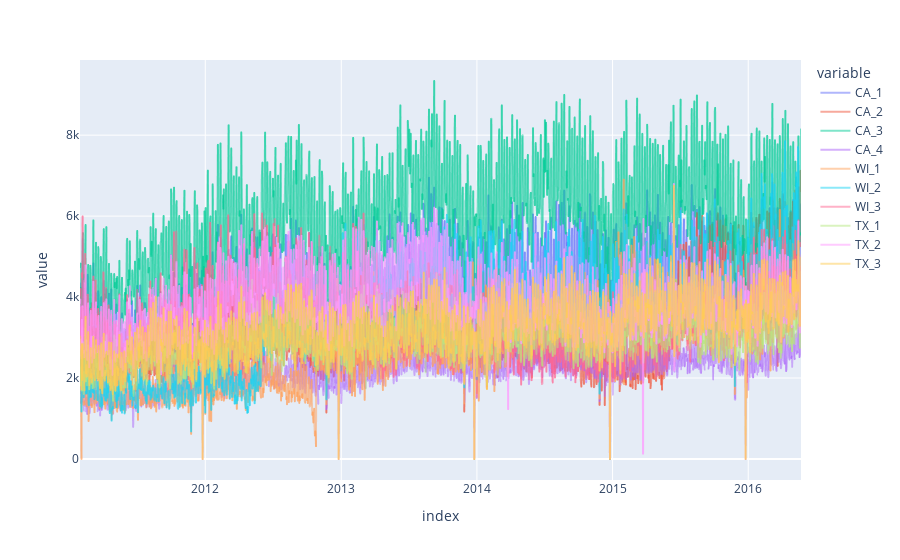

The notebook cell saved with this chart:
### Code cell
fig = px.line(all_store_sales, x=all_store_sales.index, y=all_store_sales.columns[0:])
fig.update_traces(opacity=0.5)
fig.show()

### Figure 1 — Plotly figure (JSON) as saved in the notebook; plotly's stock layout.template omitted (floating-point values rounded to 4 significant figures; data arrays with more than 128 entries replaced by an {"elided": "..."} marker saying what was removed)
{"data": [{"hovertemplate": "variable=CA_1<br>index=%{x}<br>value=%{y}<extra></extra>", "legendgroup": "CA_1", "line": {"color": "#636efa", "dash": "solid"}, "marker": {"symbol": "circle"}, "mode": "lines", "name": "CA_1", "showlegend": true, "x": {"elided": "1941 str values"}, "xaxis": "x", "y": {"elided": "1941 int values"}, "yaxis": "y", "type": "scattergl", "opacity": 0.5}, {"hovertemplate": "variable=CA_2<br>index=%{x}<br>value=%{y}<extra></extra>", "legendgroup": "CA_2", "line": {"color": "#EF553B", "dash": "solid"}, "marker": {"symbol": "circle"}, "mode": "lines", "name": "CA_2", "showlegend": true, "x": {"elided": "1941 str values"}, "xaxis": "x", "y": {"elided": "1941 int values"}, "yaxis": "y", "type": "scattergl", "opacity": 0.5}, {"hovertemplate": "variable=CA_3<br>index=%{x}<br>value=%{y}<extra></extra>", "legendgroup": "CA_3", "line": {"color": "#00cc96", "dash": "solid"}, "marker": {"symbol": "circle"}, "mode": "lines", "name": "CA_3", "showlegend": true, "x": {"elided": "1941 str values"}, "xaxis": "x", "y": {"elided": "1941 int values"}, "yaxis": "y", "type": "scattergl", "opacity": 0.5}, {"hovertemplate": "variable=CA_4<br>index=%{x}<br>value=%{y}<extra></extra>", "legendgroup": "CA_4", "line": {"color": "#ab63fa", "dash": "solid"}, "marker": {"symbol": "circle"}, "mode": "lines", "name": "CA_4", "showlegend": true, "x": {"elided": "1941 str values"}, "xaxis": "x", "y": {"elided": "1941 int values"}, "yaxis": "y", "type": "scattergl", "opacity": 0.5}, {"hovertemplate": "variable=WI_1<br>index=%{x}<br>value=%{y}<extra></extra>", "legendgroup": "WI_1", "line": {"color": "#FFA15A", "dash": "solid"}, "marker": {"symbol": "circle"}, "mode": "lines", "name": "WI_1", "showlegend": true, "x": {"elided": "1941 str values"}, "xaxis": "x", "y": {"elided": "1941 int values"}, "yaxis": "y", "type": "scattergl", "opacity": 0.5}, {"hovertemplate": "variable=WI_2<br>index=%{x}<br>value=%{y}<extra></extra>", "legendgroup": "WI_2", "line": {"color": "#19d3f3", "dash": "solid"}, "marker": {"symbol": "circle"}, "mode": "lines", "name": "WI_2", "showlegend": true, "x": {"elided": "1941 str values"}, "xaxis": "x", "y": {"elided": "1941 int values"}, "yaxis": "y", "type": "scattergl", "opacity": 0.5}, {"hovertemplate": "variable=WI_3<br>index=%{x}<br>value=%{y}<extra></extra>", "legendgroup": "WI_3", "line": {"color": "#FF6692", "dash": "solid"}, "marker": {"symbol": "circle"}, "mode": "lines", "name": "WI_3", "showlegend": true, "x": {"elided": "1941 str values"}, "xaxis": "x", "y": {"elided": "1941 int values"}, "yaxis": "y", "type": "scattergl", "opacity": 0.5}, {"hovertemplate": "variable=TX_1<br>index=%{x}<br>value=%{y}<extra></extra>", "legendgroup": "TX_1", "line": {"color": "#B6E880", "dash": "solid"}, "marker": {"symbol": "circle"}, "mode": "lines", "name": "TX_1", "showlegend": true, "x": {"elided": "1941 str values"}, "xaxis": "x", "y": {"elided": "1941 int values"}, "yaxis": "y", "type": "scattergl", "opacity": 0.5}, {"hovertemplate": "variable=TX_2<br>index=%{x}<br>value=%{y}<extra></extra>", "legendgroup": "TX_2", "line": {"color": "#FF97FF", "dash": "solid"}, "marker": {"symbol": "circle"}, "mode": "lines", "name": "TX_2", "showlegend": true, "x": {"elided": "1941 str values"}, "xaxis": "x", "y": {"elided": "1941 int values"}, "yaxis": "y", "type": "scattergl", "opacity": 0.5}, {"hovertemplate": "variable=TX_3<br>index=%{x}<br>value=%{y}<extra></extra>", "legendgroup": "TX_3", "line": {"color": "#FECB52", "dash": "solid"}, "marker": {"symbol": "circle"}, "mode": "lines", "name": "TX_3", "showlegend": true, "x": {"elided": "1941 str values"}, "xaxis": "x", "y": {"elided": "1941 int values"}, "yaxis": "y", "type": "scattergl", "opacity": 0.5}], "layout": {"xaxis": {"anchor": "y", "domain": [0.0, 1.0], "title": {"text": "index"}}, "yaxis": {"anchor": "x", "domain": [0.0, 1.0], "title": {"text": "value"}}, "legend": {"title": {"text": "variable"}, "tracegroupgap": 0}, "margin": {"t": 60}}}
